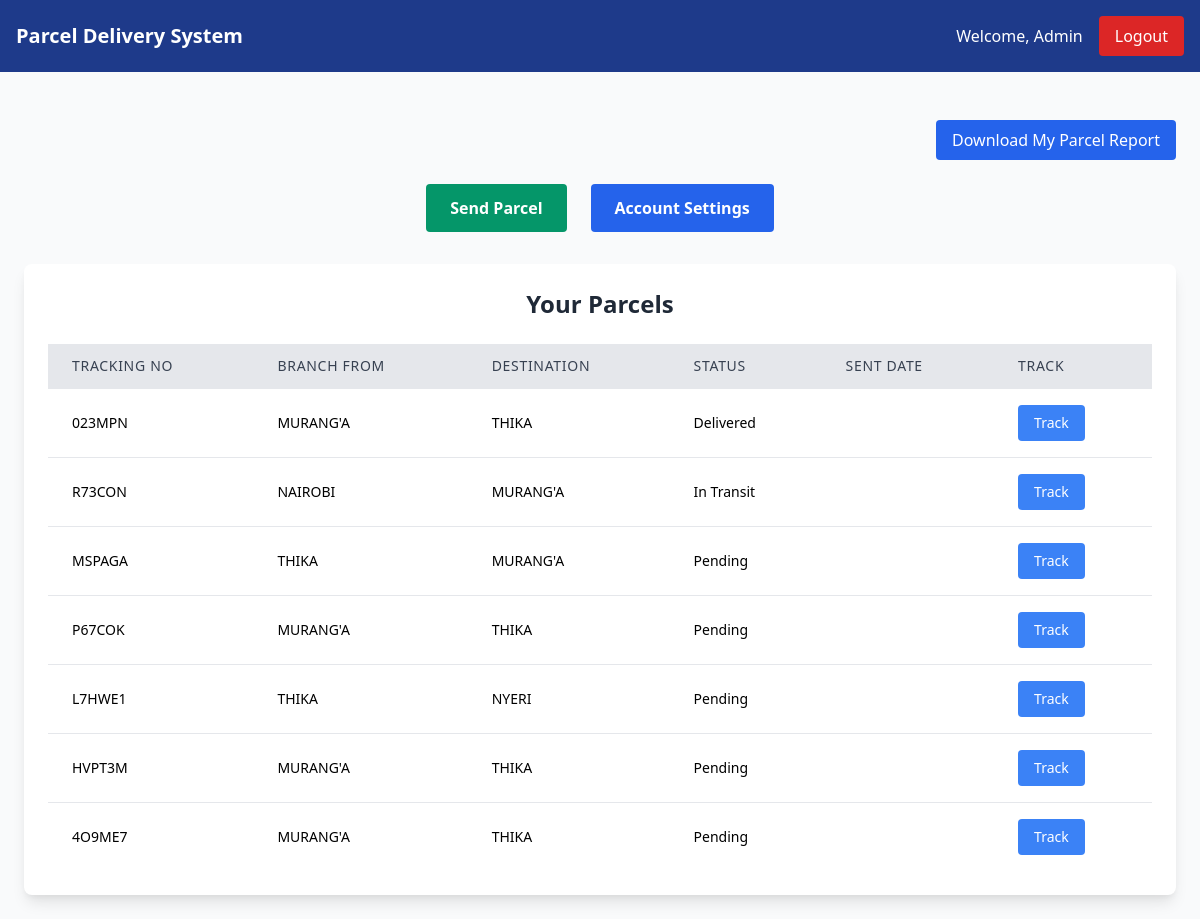
Screenshot of /dashboard/ (signed in) with the database file from the repository.
### courier/models.py (models this page shows, shortened)
class CustomUser(AbstractUser):
    CUSTOMER = 'customer'
    STAFF = 'staff'
    ADMIN = 'admin'
    ROLE_CHOICES = [
        (CUSTOMER, 'Customer'),
        (STAFF, 'Staff'),
        (ADMIN, 'Admin'),
    ]
    role = models.CharField(
        max_length=10,
        choices=ROLE_CHOICES,
        default=CUSTOMER
    )
    objects = CustomUserManager()

class Parcel(models.Model):
    sender_name = models.CharField(max_length=255, default="Unknown Sender")
    receiver = models.ForeignKey(CustomerProfile, related_name='received_parcels', on_delete=models.CASCADE, null=True, blank=True)
    branch_from = models.ForeignKey(Branch, related_name='parcels_sent', on_delete=models.CASCADE)
    branch_to = models.ForeignKey(Branch, related_name='parcels_received', on_delete=models.CASCADE)
    tracking_number = models.CharField(max_length=6, unique=True, default=generate_unique_tracking_number, editable=False)
    description = models.TextField(blank=True)
    weight = models.FloatField()
    pickup_date = models.DateTimeField(null=True, blank=True)
    delivery_date = models.DateTimeField(null=True, blank=True)
    status = models.CharField(max_length=20, default='Pending')
    current_latitude = models.FloatField(null=True, blank=True)
    current_longitude = models.FloatField(null=True, blank=True)
    created_by_staff = models.ForeignKey('staff.StaffProfile', on_delete=models.SET_NULL, null=True, blank=True)

class Branch(models.Model):
    name = models.CharField(max_length=100)
    address = models.CharField(max_length=255)
    phone = models.CharField(max_length=20)

### courier/views.py (the view)
# urls.py: path('dashboard/', views.dashboard, name='dashboard'),
@login_required
def dashboard(request):
    user = request.user
    if user.role == 'customer':
        parcels = Parcel.objects.filter(sender_name=user.get_full_name())
    elif user.role in ['staff', 'admin']:
        parcels = Parcel.objects.all()
    else:
        parcels = []
    return render(request, 'courier/dashboard.html', {'parcels': parcels})

### templates/courier/dashboard.html (shortened to what this page needs)
<!DOCTYPE html>
<html lang="en">
<head>
  <link href="https://cdn.jsdelivr.net/npm/tailwindcss@2.2.19/dist/tailwind.min.css" rel="stylesheet" />
  <link rel="stylesheet" href="https://unpkg.com/leaflet@1.9.4/dist/leaflet.css" />
</head>
<body class="bg-gray-50">
  <nav class="bg-blue-900 text-white p-4 fixed top-0 w-full z-50">
    <div class="max-w-7xl mx-auto flex justify-between items-center">
      <a href="#" class="text-xl font-bold">Parcel Delivery System</a>
      <div class="flex items-center space-x-4">
        <span class="hidden md:block">Welcome, {{ request.user.username }}</span>
        <form method="POST" action="{% url 'logout' %}">
          <button type="submit" class="px-4 py-2 bg-red-600 rounded hover:bg-red-700">Logout</button>
        </form>
      </div>
    </div>
  </nav>
  <main class="max-w-7xl mx-auto mt-24 p-6">
    <div class="flex justify-end mb-6">
      <a href="{% url 'customer_report' %}" class="bg-blue-600 text-white px-4 py-2 rounded hover:bg-blue-700">
        Download My Parcel Report
      </a>
    </div>
    <div class="flex flex-col md:flex-row justify-center space-y-4 md:space-y-0 md:space-x-6 mb-8">
      <button onclick="location.href='{% url 'add_parcel' %}'" class="bg-green-600 hover:bg-green-700 text-white font-semibold py-3 px-6 rounded">
        Send Parcel
      </button>
      <button onclick="location.href='{% url 'account_settings' %}'" class="bg-blue-600 hover:bg-blue-700 text-white font-semibold py-3 px-6 rounded">
        Account Settings
      </button>
    </div>
    <div class="bg-white shadow-lg rounded-lg p-6">
      <h2 class="text-2xl font-bold mb-6 text-center text-gray-800">Your Parcels</h2>
      {% if parcels %}
      <div class="overflow-x-auto">
        <table class="min-w-full divide-y divide-gray-200 text-sm">
          <thead class="bg-gray-200">
            <tr>
              <th class="px-6 py-3 text-left font-medium text-gray-700 uppercase tracking-wider">Tracking No</th>
              <th class="px-6 py-3 text-left font-medium text-gray-700 uppercase tracking-wider">Branch From</th>
              <th class="px-6 py-3 text-left font-medium text-gray-700 uppercase tracking-wider">Destination</th>
              <th class="px-6 py-3 text-left font-medium text-gray-700 uppercase tracking-wider">Status</th>
              <th class="px-6 py-3 text-left font-medium text-gray-700 uppercase tracking-wider">Sent Date</th>
              <th class="px-6 py-3 text-left font-medium text-gray-700 uppercase tracking-wider">Track</th>
            </tr>
          </thead>
          <tbody class="bg-white divide-y divide-gray-200">
            {% for parcel in parcels %}
            <tr>
              <td class="px-6 py-4">{{ parcel.tracking_number }}</td>
              <td class="px-6 py-4">{{ parcel.branch_from.name }}</td>
              <td class="px-6 py-4">{{ parcel.branch_to.name }}</td>
              <td class="px-6 py-4">{{ parcel.status }}</td>
              <td class="px-6 py-4">{{ parcel.sent_date|date:"M d, Y H:i" }}</td>
              <td class="px-6 py-4">
                <button type="button" onclick="trackParcel({{ parcel.current_latitude|default:'null' }}, {{ parcel.current_longitude|default:'null' }})" class="bg-blue-500 text-white px-4 py-2 rounded hover:bg-blue-600 cursor-pointer">
                    Track
                </button>
              </td>
            </tr>
            {% endfor %}
          </tbody>
        </table>
      </div>
      {% else %}
      <p class="text-center text-gray-500">You have no parcels.</p>
      {% endif %}
    </div>
  </main>
</body>
</html>

### rows the page displays
CustomUser: user.username "Admin"
Parcel: tracking_number "023MPN", branch_from.name "MURANG'A", branch_to.name "THIKA", status "Delivered"
Parcel: tracking_number "R73CON", branch_from.name "NAIROBI", branch_to.name "MURANG'A", status "In Transit"
Parcel: tracking_number "MSPAGA", branch_from.name "THIKA", branch_to.name "MURANG'A", status "Pending"
Parcel: tracking_number "P67COK", branch_from.name "MURANG'A", branch_to.name "THIKA", status "Pending"
Parcel: tracking_number "L7HWE1", branch_from.name "THIKA", branch_to.name "NYERI", status "Pending"
Parcel: tracking_number "HVPT3M", branch_from.name "MURANG'A", branch_to.name "THIKA", status "Pending"
Parcel: tracking_number "4O9ME7", branch_from.name "MURANG'A", branch_to.name "THIKA", status "Pending"
